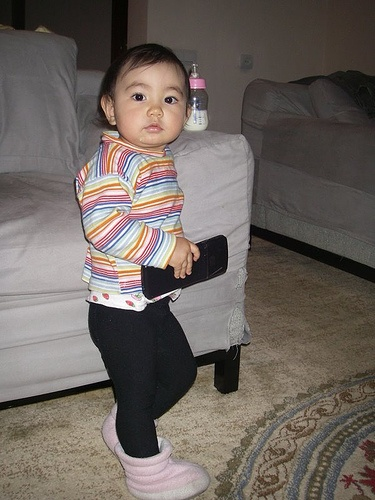
#> input picture data/2007_002545.jpg, 375 x 500 px
$ python SIFT.py
#> lines starting #> are read from the running program, lines starting #| are printed output that depends on the picture
import numpy as np
import cv2


def load_image(path, gray=False):
#> called with path = '../data/2007_002545.jpg', gray = False
    if gray:
        img = cv2.imread(path)
        return cv2.cvtColor(img, cv2.COLOR_RGB2GRAY)
    else:
        return cv2.imread(path)
#> returned value is the input picture: shape (500, 375, 3); mean B, G, R 94.7, 100.5, 109.1


def transform(origin):
    h, w, _ = origin.shape
#> h = 500; w = 375
    generate_img = np.zeros(origin.shape)
    for i in range(h):
        for j in range(w):
            generate_img[i, w - 1 - j] = origin[i, j]
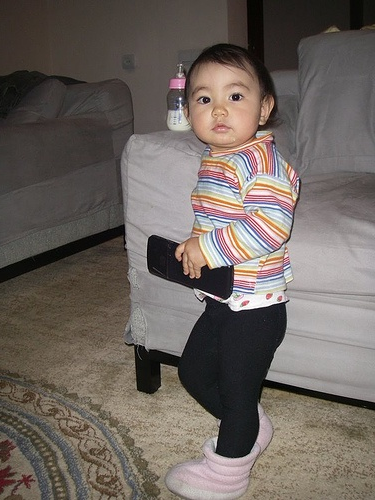
#> generate_img: shape (500, 375, 3) float64; mean B, G, R 94.7, 100.5, 109.1
    return generate_img.astype(np.uint8)


def main():
    img1 = load_image('../data/2007_002545.jpg')
    img2 = transform(img1)

    # 实例化
    sift = cv2.xfeatures2d.SIFT_create()

    # 计算关键点和描述子
    # 其中kp为关键点keypoints
    # des为描述子descriptors
    kp1, des1 = sift.detectAndCompute(img1, None)
#> kp1 = 682 keypoints; strongest (x, y, size): (163, 296, 2.6), (151, 301, 2.2), (139, 303, 10.4), (139, 97, 5.4)
    kp2, des2 = sift.detectAndCompute(img2, None)
#> kp2 = 687 keypoints; strongest (x, y, size): (212, 296, 2.6), (224, 301, 2.2), (235, 303, 10.9), (236, 97, 5.4)

    # 绘出关键点
    # 其中参数分别是源图像、关键点、输出图像、显示颜色
    img3 = cv2.drawKeypoints(img1, kp1, img1, color=(0, 255, 255))
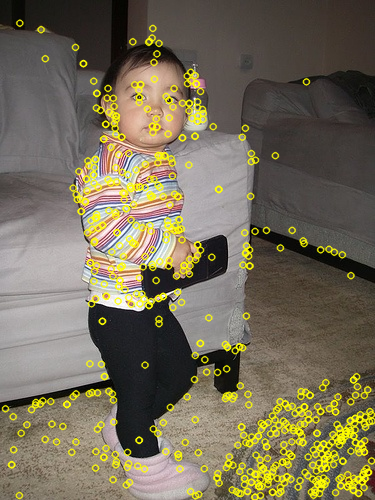
#> img3: shape (500, 375, 3); mean B, G, R 88, 109.6, 117.4
    img4 = cv2.drawKeypoints(img2, kp2, img2, color=(0, 255, 255))
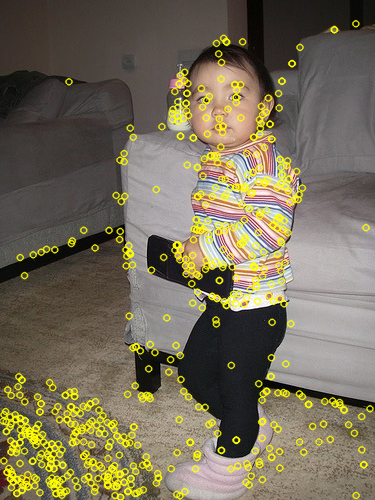
#> img4: shape (500, 375, 3); mean B, G, R 87.9, 109.7, 117.4

    # 参数设计和实例化
    index_params = dict(algorithm=1, trees=6)
    search_params = dict(checks=50)
    flann = cv2.FlannBasedMatcher(index_params, search_params)

    # 利用knn计算两个描述子的匹配
    matche = flann.knnMatch(des1, des2, k=2)
#> matche = 682 matches
    matchesMask = [[0, 0] for i in range(len(matche))]
#> matchesMask = 682 pairs, first value 0 to 0, second value 0 to 0

    # 绘出匹配效果
    result = []
    for m, n in matche:
        if m.distance < 0.6 * n.distance:
            result.append([m])
#> after the loop, result = 7 matches

    # img5 = cv2.drawMatchesKnn(img1, kp1, img2, kp2, matche, None, flags=2)
    combine = np.hstack((img3, img4))
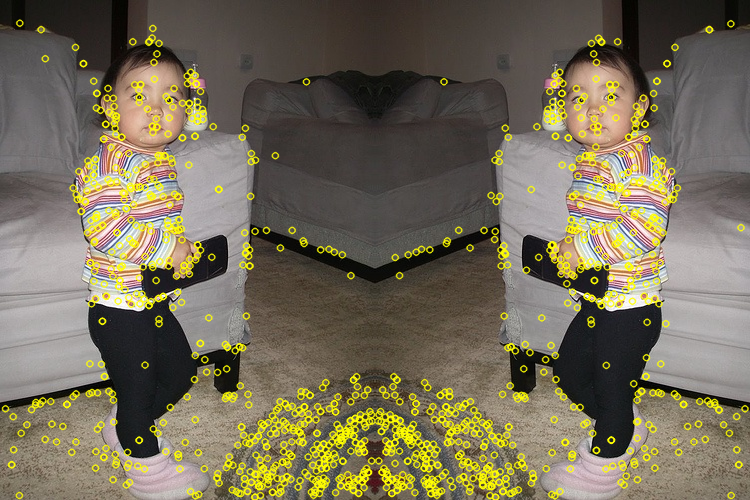
#> combine: shape (500, 750, 3); mean B, G, R 88, 109.7, 117.4
    cv2.imshow("KeyPoints", combine)
    cv2.waitKey(0)
    cv2.waitKey(0)


if __name__ == '__main__':
    main()

$ run again, with data/2007_000129.jpg copied over data/2007_002545.jpg
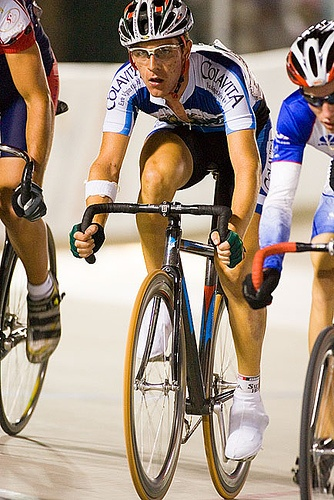
#> input picture data/2007_000129.jpg, 334 x 500 px
#> in load_image, returned value is the input picture: shape (500, 334, 3); mean B, G, R 129.6, 143.9, 161
#> after the loop in transform, `for i in range(h):`:
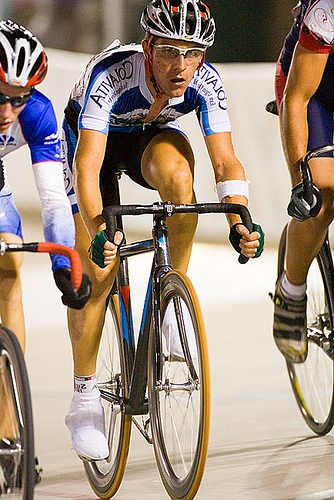
#> generate_img: shape (500, 334, 3) float64; mean B, G, R 129.6, 143.9, 161
#> kp1 = 853 keypoints; strongest (x, y, size): (237, 98, 1.9), (63, 294, 2.3), (325, 442, 2.4), (326, 23, 1.9)
#> kp2 = 864 keypoints; strongest (x, y, size): (96, 98, 1.9), (270, 294, 2.3), (8, 442, 2.4), (8, 23, 1.9)
#> matche = 853 matches
#> matchesMask = 853 pairs, first value 0 to 0, second value 0 to 0
#> after the loop in main, `for m, n in matche:`: result = 15 matches
#> in main, `combine = np.hstack((img3, img4))`:
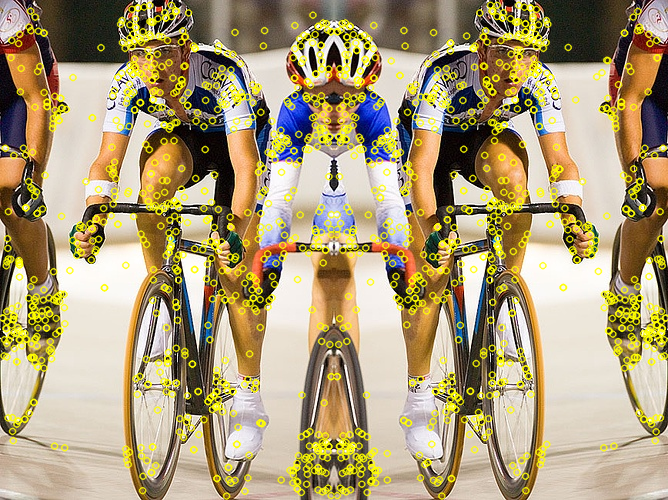
#> combine: shape (500, 668, 3); mean B, G, R 119.3, 156.8, 172.3

$ run again, with data/2007_000793.jpg copied over data/2007_002545.jpg
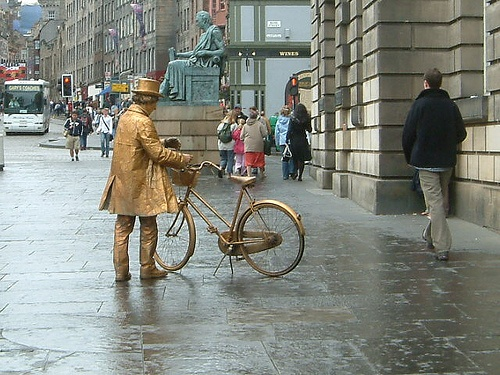
#> input picture data/2007_000793.jpg, 500 x 375 px
#> in load_image, returned value is the input picture: shape (375, 500, 3); mean B, G, R 127, 135.6, 131.8
#> after the loop in transform, `for i in range(h):`:
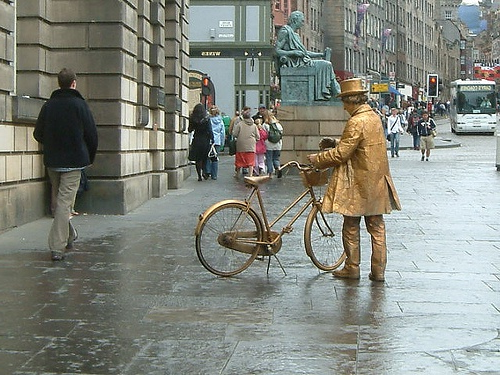
#> generate_img: shape (375, 500, 3) float64; mean B, G, R 127, 135.6, 131.8
#> kp1 = 1005 keypoints; strongest (x, y, size): (77, 124, 1.9), (51, 102, 1.9), (97, 87, 1.9), (312, 121, 2.1)
#> kp2 = 995 keypoints; strongest (x, y, size): (422, 124, 1.9), (448, 102, 1.9), (403, 87, 1.9), (187, 121, 2.1)
#> matche = 1005 matches
#> matchesMask = 1005 pairs, first value 0 to 0, second value 0 to 0
#> after the loop in main, `for m, n in matche:`: result = 13 matches
#> in main, `combine = np.hstack((img3, img4))`:
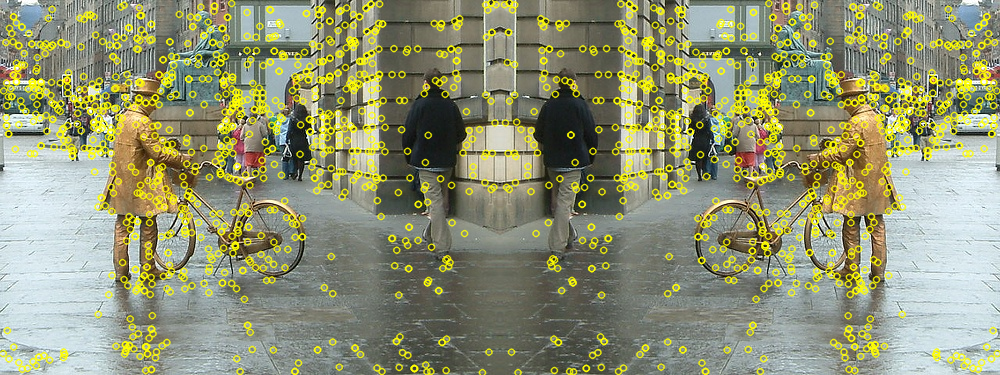
#> combine: shape (375, 1000, 3); mean B, G, R 115.6, 148.1, 144.5

$ run again, with data/2007_001458.jpg copied over data/2007_002545.jpg
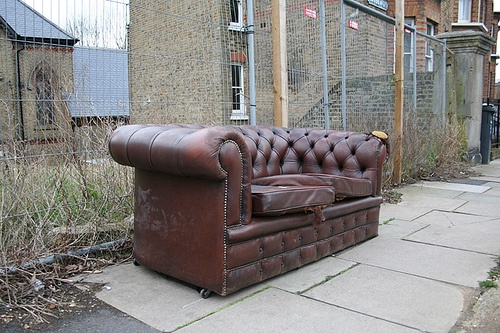
#> input picture data/2007_001458.jpg, 500 x 333 px
#> in load_image, returned value is the input picture: shape (333, 500, 3); mean B, G, R 129.5, 131.6, 135.1
#> after the loop in transform, `for i in range(h):`:
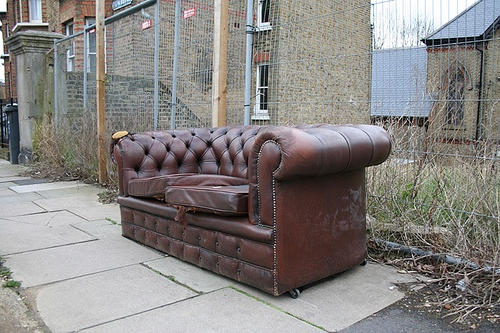
#> generate_img: shape (333, 500, 3) float64; mean B, G, R 129.5, 131.6, 135.1
#> kp1 = 845 keypoints; strongest (x, y, size): (77, 40, 2.4), (326, 136, 2.1), (306, 134, 2.1), (238, 108, 2)
#> kp2 = 876 keypoints; strongest (x, y, size): (423, 40, 2.4), (174, 136, 2.1), (193, 134, 2.1), (261, 108, 2)
#> matche = 845 matches
#> matchesMask = 845 pairs, first value 0 to 0, second value 0 to 0
#> after the loop in main, `for m, n in matche:`: result = 11 matches
#> in main, `combine = np.hstack((img3, img4))`:
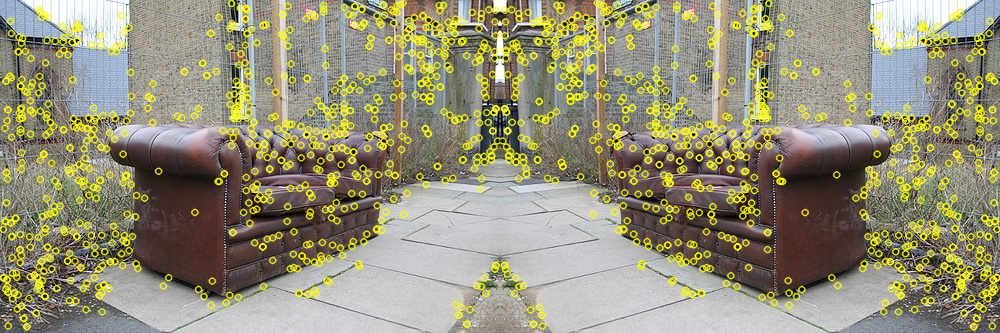
#> combine: shape (333, 1000, 3); mean B, G, R 118.4, 144.7, 147.9
